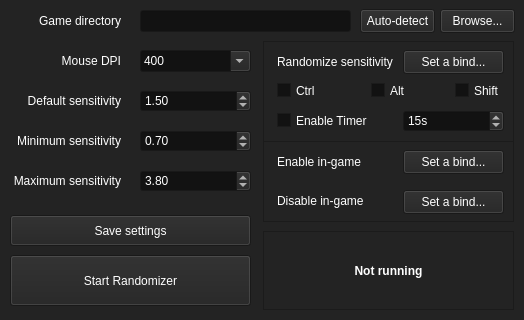
<?xml version="1.0" encoding="UTF-8"?>
<ui version="4.0">
 <class>MainWindow</class>
 <widget class="QMainWindow" name="MainWindow">
  <property name="enabled">
   <bool>true</bool>
  </property>
  <property name="geometry">
   <rect>
    <x>0</x>
    <y>0</y>
    <width>524</width>
    <height>320</height>
   </rect>
  </property>
  <property name="sizePolicy">
   <sizepolicy hsizetype="Fixed" vsizetype="Fixed">
    <horstretch>0</horstretch>
    <verstretch>0</verstretch>
   </sizepolicy>
  </property>
  <property name="minimumSize">
   <size>
    <width>524</width>
    <height>320</height>
   </size>
  </property>
  <property name="maximumSize">
   <size>
    <width>524</width>
    <height>320</height>
   </size>
  </property>
  <property name="palette">
   <palette>
    <active>
     <colorrole role="WindowText">
      <brush brushstyle="SolidPattern">
       <color alpha="255">
        <red>255</red>
        <green>255</green>
        <blue>255</blue>
       </color>
      </brush>
     </colorrole>
     <colorrole role="Button">
      <brush brushstyle="SolidPattern">
       <color alpha="255">
        <red>35</red>
        <green>35</green>
        <blue>35</blue>
       </color>
      </brush>
     </colorrole>
     <colorrole role="Light">
      <brush brushstyle="SolidPattern">
       <color alpha="255">
        <red>52</red>
        <green>52</green>
        <blue>52</blue>
       </color>
      </brush>
     </colorrole>
     <colorrole role="Midlight">
      <brush brushstyle="SolidPattern">
       <color alpha="255">
        <red>43</red>
        <green>43</green>
        <blue>43</blue>
       </color>
      </brush>
     </colorrole>
     <colorrole role="Dark">
      <brush brushstyle="SolidPattern">
       <color alpha="255">
        <red>12</red>
        <green>12</green>
        <blue>12</blue>
       </color>
      </brush>
     </colorrole>
     <colorrole role="Mid">
      <brush brushstyle="SolidPattern">
       <color alpha="255">
        <red>33</red>
        <green>33</green>
        <blue>33</blue>
       </color>
      </brush>
     </colorrole>
     <colorrole role="Text">
      <brush brushstyle="SolidPattern">
       <color alpha="255">
        <red>255</red>
        <green>255</green>
        <blue>255</blue>
       </color>
      </brush>
     </colorrole>
     <colorrole role="BrightText">
      <brush brushstyle="SolidPattern">
       <color alpha="255">
        <red>255</red>
        <green>255</green>
        <blue>255</blue>
       </color>
      </brush>
     </colorrole>
     <colorrole role="ButtonText">
      <brush brushstyle="SolidPattern">
       <color alpha="255">
        <red>255</red>
        <green>255</green>
        <blue>255</blue>
       </color>
      </brush>
     </colorrole>
     <colorrole role="Base">
      <brush brushstyle="SolidPattern">
       <color alpha="255">
        <red>18</red>
        <green>18</green>
        <blue>18</blue>
       </color>
      </brush>
     </colorrole>
     <colorrole role="Window">
      <brush brushstyle="SolidPattern">
       <color alpha="255">
        <red>35</red>
        <green>35</green>
        <blue>35</blue>
       </color>
      </brush>
     </colorrole>
     <colorrole role="Shadow">
      <brush brushstyle="SolidPattern">
       <color alpha="255">
        <red>16</red>
        <green>16</green>
        <blue>16</blue>
       </color>
      </brush>
     </colorrole>
     <colorrole role="AlternateBase">
      <brush brushstyle="SolidPattern">
       <color alpha="255">
        <red>20</red>
        <green>20</green>
        <blue>20</blue>
       </color>
      </brush>
     </colorrole>
     <colorrole role="ToolTipBase">
      <brush brushstyle="SolidPattern">
       <color alpha="255">
        <red>255</red>
        <green>255</green>
        <blue>220</blue>
       </color>
      </brush>
     </colorrole>
     <colorrole role="ToolTipText">
      <brush brushstyle="SolidPattern">
       <color alpha="255">
        <red>0</red>
        <green>0</green>
        <blue>0</blue>
       </color>
      </brush>
     </colorrole>
     <colorrole role="PlaceholderText">
      <brush brushstyle="SolidPattern">
       <color alpha="127">
        <red>255</red>
        <green>255</green>
        <blue>255</blue>
       </color>
      </brush>
     </colorrole>
    </active>
    <inactive>
     <colorrole role="WindowText">
      <brush brushstyle="SolidPattern">
       <color alpha="255">
        <red>255</red>
        <green>255</green>
        <blue>255</blue>
       </color>
      </brush>
     </colorrole>
     <colorrole role="Button">
      <brush brushstyle="SolidPattern">
       <color alpha="255">
        <red>35</red>
        <green>35</green>
        <blue>35</blue>
       </color>
      </brush>
     </colorrole>
     <colorrole role="Light">
      <brush brushstyle="SolidPattern">
       <color alpha="255">
        <red>52</red>
        <green>52</green>
        <blue>52</blue>
       </color>
      </brush>
     </colorrole>
     <colorrole role="Midlight">
      <brush brushstyle="SolidPattern">
       <color alpha="255">
        <red>43</red>
        <green>43</green>
        <blue>43</blue>
       </color>
      </brush>
     </colorrole>
     <colorrole role="Dark">
      <brush brushstyle="SolidPattern">
       <color alpha="255">
        <red>12</red>
        <green>12</green>
        <blue>12</blue>
       </color>
      </brush>
     </colorrole>
     <colorrole role="Mid">
      <brush brushstyle="SolidPattern">
       <color alpha="255">
        <red>33</red>
        <green>33</green>
        <blue>33</blue>
       </color>
      </brush>
     </colorrole>
     <colorrole role="Text">
      <brush brushstyle="SolidPattern">
       <color alpha="255">
        <red>255</red>
        <green>255</green>
        <blue>255</blue>
       </color>
      </brush>
     </colorrole>
     <colorrole role="BrightText">
      <brush brushstyle="SolidPattern">
       <color alpha="255">
        <red>255</red>
        <green>255</green>
        <blue>255</blue>
       </color>
      </brush>
     </colorrole>
     <colorrole role="ButtonText">
      <brush brushstyle="SolidPattern">
       <color alpha="255">
        <red>255</red>
        <green>255</green>
        <blue>255</blue>
       </color>
      </brush>
     </colorrole>
     <colorrole role="Base">
      <brush brushstyle="SolidPattern">
       <color alpha="255">
        <red>18</red>
        <green>18</green>
        <blue>18</blue>
       </color>
      </brush>
     </colorrole>
     <colorrole role="Window">
      <brush brushstyle="SolidPattern">
       <color alpha="255">
        <red>35</red>
        <green>35</green>
        <blue>35</blue>
       </color>
      </brush>
     </colorrole>
     <colorrole role="Shadow">
      <brush brushstyle="SolidPattern">
       <color alpha="255">
        <red>16</red>
        <green>16</green>
        <blue>16</blue>
       </color>
      </brush>
     </colorrole>
     <colorrole role="AlternateBase">
      <brush brushstyle="SolidPattern">
       <color alpha="255">
        <red>20</red>
        <green>20</green>
        <blue>20</blue>
       </color>
      </brush>
     </colorrole>
     <colorrole role="ToolTipBase">
      <brush brushstyle="SolidPattern">
       <color alpha="255">
        <red>255</red>
        <green>255</green>
        <blue>220</blue>
       </color>
      </brush>
     </colorrole>
     <colorrole role="ToolTipText">
      <brush brushstyle="SolidPattern">
       <color alpha="255">
        <red>0</red>
        <green>0</green>
        <blue>0</blue>
       </color>
      </brush>
     </colorrole>
     <colorrole role="PlaceholderText">
      <brush brushstyle="SolidPattern">
       <color alpha="127">
        <red>255</red>
        <green>255</green>
        <blue>255</blue>
       </color>
      </brush>
     </colorrole>
    </inactive>
    <disabled>
     <colorrole role="WindowText">
      <brush brushstyle="SolidPattern">
       <color alpha="255">
        <red>194</red>
        <green>194</green>
        <blue>194</blue>
       </color>
      </brush>
     </colorrole>
     <colorrole role="Button">
      <brush brushstyle="SolidPattern">
       <color alpha="255">
        <red>44</red>
        <green>44</green>
        <blue>44</blue>
       </color>
      </brush>
     </colorrole>
     <colorrole role="Light">
      <brush brushstyle="SolidPattern">
       <color alpha="255">
        <red>52</red>
        <green>52</green>
        <blue>52</blue>
       </color>
      </brush>
     </colorrole>
     <colorrole role="Midlight">
      <brush brushstyle="SolidPattern">
       <color alpha="255">
        <red>43</red>
        <green>43</green>
        <blue>43</blue>
       </color>
      </brush>
     </colorrole>
     <colorrole role="Dark">
      <brush brushstyle="SolidPattern">
       <color alpha="255">
        <red>12</red>
        <green>12</green>
        <blue>12</blue>
       </color>
      </brush>
     </colorrole>
     <colorrole role="Mid">
      <brush brushstyle="SolidPattern">
       <color alpha="255">
        <red>33</red>
        <green>33</green>
        <blue>33</blue>
       </color>
      </brush>
     </colorrole>
     <colorrole role="Text">
      <brush brushstyle="SolidPattern">
       <color alpha="255">
        <red>194</red>
        <green>194</green>
        <blue>194</blue>
       </color>
      </brush>
     </colorrole>
     <colorrole role="BrightText">
      <brush brushstyle="SolidPattern">
       <color alpha="255">
        <red>255</red>
        <green>255</green>
        <blue>255</blue>
       </color>
      </brush>
     </colorrole>
     <colorrole role="ButtonText">
      <brush brushstyle="SolidPattern">
       <color alpha="255">
        <red>194</red>
        <green>194</green>
        <blue>194</blue>
       </color>
      </brush>
     </colorrole>
     <colorrole role="Base">
      <brush brushstyle="SolidPattern">
       <color alpha="255">
        <red>35</red>
        <green>35</green>
        <blue>35</blue>
       </color>
      </brush>
     </colorrole>
     <colorrole role="Window">
      <brush brushstyle="SolidPattern">
       <color alpha="255">
        <red>35</red>
        <green>35</green>
        <blue>35</blue>
       </color>
      </brush>
     </colorrole>
     <colorrole role="Shadow">
      <brush brushstyle="SolidPattern">
       <color alpha="255">
        <red>16</red>
        <green>16</green>
        <blue>16</blue>
       </color>
      </brush>
     </colorrole>
     <colorrole role="AlternateBase">
      <brush brushstyle="SolidPattern">
       <color alpha="255">
        <red>20</red>
        <green>20</green>
        <blue>20</blue>
       </color>
      </brush>
     </colorrole>
     <colorrole role="ToolTipBase">
      <brush brushstyle="SolidPattern">
       <color alpha="255">
        <red>255</red>
        <green>255</green>
        <blue>220</blue>
       </color>
      </brush>
     </colorrole>
     <colorrole role="ToolTipText">
      <brush brushstyle="SolidPattern">
       <color alpha="255">
        <red>0</red>
        <green>0</green>
        <blue>0</blue>
       </color>
      </brush>
     </colorrole>
     <colorrole role="PlaceholderText">
      <brush brushstyle="SolidPattern">
       <color alpha="127">
        <red>17</red>
        <green>17</green>
        <blue>17</blue>
       </color>
      </brush>
     </colorrole>
    </disabled>
   </palette>
  </property>
  <property name="acceptDrops">
   <bool>false</bool>
  </property>
  <property name="windowTitle">
   <string>Apex Sensitivity Randomizer</string>
  </property>
  <property name="windowIcon">
   <iconset>
    <normaloff>../randoicon.ico</normaloff>../randoicon.ico</iconset>
  </property>
  <property name="autoFillBackground">
   <bool>false</bool>
  </property>
  <property name="locale">
   <locale language="English" country="UnitedStates"/>
  </property>
  <property name="tabShape">
   <enum>QTabWidget::Rounded</enum>
  </property>
  <widget class="QWidget" name="centralwidget">
   <property name="sizePolicy">
    <sizepolicy hsizetype="Fixed" vsizetype="Fixed">
     <horstretch>0</horstretch>
     <verstretch>0</verstretch>
    </sizepolicy>
   </property>
   <property name="focusPolicy">
    <enum>Qt::ClickFocus</enum>
   </property>
   <property name="locale">
    <locale language="English" country="UnitedStates"/>
   </property>
   <widget class="QLineEdit" name="gameDirectoryField">
    <property name="geometry">
     <rect>
      <x>140</x>
      <y>10</y>
      <width>211</width>
      <height>22</height>
     </rect>
    </property>
    <property name="focusPolicy">
     <enum>Qt::StrongFocus</enum>
    </property>
   </widget>
   <widget class="QComboBox" name="dpiSelector">
    <property name="geometry">
     <rect>
      <x>140</x>
      <y>50</y>
      <width>111</width>
      <height>22</height>
     </rect>
    </property>
    <property name="focusPolicy">
     <enum>Qt::StrongFocus</enum>
    </property>
    <property name="acceptDrops">
     <bool>false</bool>
    </property>
    <property name="autoFillBackground">
     <bool>false</bool>
    </property>
    <property name="inputMethodHints">
     <set>Qt::ImhDigitsOnly</set>
    </property>
    <property name="editable">
     <bool>true</bool>
    </property>
    <property name="currentText">
     <string>400</string>
    </property>
    <property name="maxCount">
     <number>32000</number>
    </property>
    <property name="placeholderText">
     <string notr="true"/>
    </property>
    <property name="frame">
     <bool>true</bool>
    </property>
    <item>
     <property name="text">
      <string>400</string>
     </property>
    </item>
    <item>
     <property name="text">
      <string>800</string>
     </property>
    </item>
    <item>
     <property name="text">
      <string>1600</string>
     </property>
    </item>
    <item>
     <property name="text">
      <string>3200</string>
     </property>
    </item>
   </widget>
   <widget class="QLabel" name="label">
    <property name="geometry">
     <rect>
      <x>30</x>
      <y>10</y>
      <width>91</width>
      <height>21</height>
     </rect>
    </property>
    <property name="text">
     <string>Game directory</string>
    </property>
    <property name="alignment">
     <set>Qt::AlignRight|Qt::AlignTrailing|Qt::AlignVCenter</set>
    </property>
   </widget>
   <widget class="QDoubleSpinBox" name="defaultSensSpinbox">
    <property name="geometry">
     <rect>
      <x>140</x>
      <y>90</y>
      <width>111</width>
      <height>22</height>
     </rect>
    </property>
    <property name="focusPolicy">
     <enum>Qt::StrongFocus</enum>
    </property>
    <property name="singleStep">
     <double>0.050000000000000</double>
    </property>
    <property name="value">
     <double>1.500000000000000</double>
    </property>
   </widget>
   <widget class="QDoubleSpinBox" name="minSensSpinbox">
    <property name="geometry">
     <rect>
      <x>140</x>
      <y>130</y>
      <width>111</width>
      <height>22</height>
     </rect>
    </property>
    <property name="focusPolicy">
     <enum>Qt::StrongFocus</enum>
    </property>
    <property name="buttonSymbols">
     <enum>QAbstractSpinBox::UpDownArrows</enum>
    </property>
    <property name="minimum">
     <double>0.010000000000000</double>
    </property>
    <property name="singleStep">
     <double>0.050000000000000</double>
    </property>
    <property name="value">
     <double>0.700000000000000</double>
    </property>
   </widget>
   <widget class="QDoubleSpinBox" name="maxSensSpinbox">
    <property name="geometry">
     <rect>
      <x>140</x>
      <y>170</y>
      <width>111</width>
      <height>22</height>
     </rect>
    </property>
    <property name="focusPolicy">
     <enum>Qt::StrongFocus</enum>
    </property>
    <property name="minimum">
     <double>0.020000000000000</double>
    </property>
    <property name="singleStep">
     <double>0.050000000000000</double>
    </property>
    <property name="value">
     <double>3.800000000000000</double>
    </property>
   </widget>
   <widget class="QLabel" name="label_2">
    <property name="geometry">
     <rect>
      <x>30</x>
      <y>50</y>
      <width>91</width>
      <height>21</height>
     </rect>
    </property>
    <property name="font">
     <font>
      <bold>false</bold>
     </font>
    </property>
    <property name="layoutDirection">
     <enum>Qt::LeftToRight</enum>
    </property>
    <property name="locale">
     <locale language="English" country="UnitedStates"/>
    </property>
    <property name="text">
     <string>Mouse DPI</string>
    </property>
    <property name="alignment">
     <set>Qt::AlignRight|Qt::AlignTrailing|Qt::AlignVCenter</set>
    </property>
   </widget>
   <widget class="QLabel" name="label_3">
    <property name="geometry">
     <rect>
      <x>20</x>
      <y>90</y>
      <width>101</width>
      <height>21</height>
     </rect>
    </property>
    <property name="font">
     <font>
      <bold>false</bold>
     </font>
    </property>
    <property name="layoutDirection">
     <enum>Qt::LeftToRight</enum>
    </property>
    <property name="locale">
     <locale language="English" country="UnitedStates"/>
    </property>
    <property name="text">
     <string>Default sensitivity</string>
    </property>
    <property name="alignment">
     <set>Qt::AlignRight|Qt::AlignTrailing|Qt::AlignVCenter</set>
    </property>
   </widget>
   <widget class="QLabel" name="label_4">
    <property name="geometry">
     <rect>
      <x>10</x>
      <y>130</y>
      <width>111</width>
      <height>21</height>
     </rect>
    </property>
    <property name="font">
     <font>
      <bold>false</bold>
     </font>
    </property>
    <property name="layoutDirection">
     <enum>Qt::LeftToRight</enum>
    </property>
    <property name="locale">
     <locale language="English" country="UnitedStates"/>
    </property>
    <property name="text">
     <string>Minimum sensitivity</string>
    </property>
    <property name="alignment">
     <set>Qt::AlignRight|Qt::AlignTrailing|Qt::AlignVCenter</set>
    </property>
   </widget>
   <widget class="QLabel" name="label_5">
    <property name="geometry">
     <rect>
      <x>10</x>
      <y>170</y>
      <width>111</width>
      <height>21</height>
     </rect>
    </property>
    <property name="font">
     <font>
      <bold>false</bold>
     </font>
    </property>
    <property name="layoutDirection">
     <enum>Qt::LeftToRight</enum>
    </property>
    <property name="locale">
     <locale language="English" country="UnitedStates"/>
    </property>
    <property name="text">
     <string>Maximum sensitivity</string>
    </property>
    <property name="alignment">
     <set>Qt::AlignRight|Qt::AlignTrailing|Qt::AlignVCenter</set>
    </property>
   </widget>
   <widget class="QPushButton" name="startRandomizerButton">
    <property name="geometry">
     <rect>
      <x>10</x>
      <y>255</y>
      <width>241</width>
      <height>51</height>
     </rect>
    </property>
    <property name="focusPolicy">
     <enum>Qt::StrongFocus</enum>
    </property>
    <property name="acceptDrops">
     <bool>false</bool>
    </property>
    <property name="styleSheet">
     <string notr="true"/>
    </property>
    <property name="text">
     <string>Start Randomizer</string>
    </property>
    <property name="autoDefault">
     <bool>false</bool>
    </property>
    <property name="default">
     <bool>false</bool>
    </property>
    <property name="flat">
     <bool>false</bool>
    </property>
   </widget>
   <widget class="QPushButton" name="saveSettingsButton">
    <property name="geometry">
     <rect>
      <x>10</x>
      <y>215</y>
      <width>241</width>
      <height>31</height>
     </rect>
    </property>
    <property name="focusPolicy">
     <enum>Qt::StrongFocus</enum>
    </property>
    <property name="text">
     <string>Save settings</string>
    </property>
   </widget>
   <widget class="QPushButton" name="autoDetectButton">
    <property name="geometry">
     <rect>
      <x>360</x>
      <y>9</y>
      <width>75</width>
      <height>24</height>
     </rect>
    </property>
    <property name="text">
     <string>Auto-detect</string>
    </property>
   </widget>
   <widget class="QPushButton" name="browseButton">
    <property name="geometry">
     <rect>
      <x>440</x>
      <y>9</y>
      <width>75</width>
      <height>24</height>
     </rect>
    </property>
    <property name="text">
     <string>Browse...</string>
    </property>
   </widget>
   <widget class="QFrame" name="frame">
    <property name="enabled">
     <bool>true</bool>
    </property>
    <property name="geometry">
     <rect>
      <x>263</x>
      <y>41</y>
      <width>251</width>
      <height>101</height>
     </rect>
    </property>
    <property name="frameShape">
     <enum>QFrame::StyledPanel</enum>
    </property>
    <property name="frameShadow">
     <enum>QFrame::Plain</enum>
    </property>
    <widget class="QSpinBox" name="timeSpinbox">
     <property name="geometry">
      <rect>
       <x>140</x>
       <y>69</y>
       <width>101</width>
       <height>22</height>
      </rect>
     </property>
     <property name="focusPolicy">
      <enum>Qt::StrongFocus</enum>
     </property>
     <property name="suffix">
      <string>s</string>
     </property>
     <property name="minimum">
      <number>1</number>
     </property>
     <property name="maximum">
      <number>9999</number>
     </property>
     <property name="value">
      <number>15</number>
     </property>
    </widget>
    <widget class="QCheckBox" name="timerCheckbox">
     <property name="geometry">
      <rect>
       <x>14</x>
       <y>69</y>
       <width>101</width>
       <height>21</height>
      </rect>
     </property>
     <property name="font">
      <font>
       <kerning>true</kerning>
      </font>
     </property>
     <property name="text">
      <string>Enable Timer</string>
     </property>
     <property name="tristate">
      <bool>false</bool>
     </property>
    </widget>
    <widget class="QLabel" name="label_6">
     <property name="geometry">
      <rect>
       <x>14</x>
       <y>0</y>
       <width>131</width>
       <height>41</height>
      </rect>
     </property>
     <property name="text">
      <string>Randomize sensitivity</string>
     </property>
     <property name="alignment">
      <set>Qt::AlignLeading|Qt::AlignLeft|Qt::AlignVCenter</set>
     </property>
     <property name="margin">
      <number>0</number>
     </property>
    </widget>
    <widget class="QPushButton" name="randomizeBindButton">
     <property name="enabled">
      <bool>true</bool>
     </property>
     <property name="geometry">
      <rect>
       <x>140</x>
       <y>9</y>
       <width>101</width>
       <height>24</height>
      </rect>
     </property>
     <property name="focusPolicy">
      <enum>Qt::ClickFocus</enum>
     </property>
     <property name="text">
      <string>Set a bind...</string>
     </property>
     <property name="checkable">
      <bool>true</bool>
     </property>
     <property name="autoDefault">
      <bool>false</bool>
     </property>
     <property name="default">
      <bool>false</bool>
     </property>
     <property name="flat">
      <bool>false</bool>
     </property>
    </widget>
    <widget class="QCheckBox" name="ctrlCheck">
     <property name="geometry">
      <rect>
       <x>14</x>
       <y>39</y>
       <width>61</width>
       <height>21</height>
      </rect>
     </property>
     <property name="font">
      <font>
       <kerning>true</kerning>
      </font>
     </property>
     <property name="text">
      <string>Ctrl</string>
     </property>
     <property name="tristate">
      <bool>false</bool>
     </property>
    </widget>
    <widget class="QCheckBox" name="shiftCheck">
     <property name="geometry">
      <rect>
       <x>192</x>
       <y>39</y>
       <width>51</width>
       <height>21</height>
      </rect>
     </property>
     <property name="font">
      <font>
       <kerning>true</kerning>
      </font>
     </property>
     <property name="layoutDirection">
      <enum>Qt::LeftToRight</enum>
     </property>
     <property name="text">
      <string>Shift</string>
     </property>
     <property name="tristate">
      <bool>false</bool>
     </property>
    </widget>
    <widget class="QCheckBox" name="altCheck">
     <property name="geometry">
      <rect>
       <x>108</x>
       <y>39</y>
       <width>61</width>
       <height>21</height>
      </rect>
     </property>
     <property name="font">
      <font>
       <kerning>true</kerning>
      </font>
     </property>
     <property name="text">
      <string>Alt</string>
     </property>
     <property name="tristate">
      <bool>false</bool>
     </property>
    </widget>
   </widget>
   <widget class="QFrame" name="frame_2">
    <property name="enabled">
     <bool>true</bool>
    </property>
    <property name="geometry">
     <rect>
      <x>263</x>
      <y>141</y>
      <width>251</width>
      <height>81</height>
     </rect>
    </property>
    <property name="frameShape">
     <enum>QFrame::StyledPanel</enum>
    </property>
    <property name="frameShadow">
     <enum>QFrame::Plain</enum>
    </property>
    <widget class="QLabel" name="label_8">
     <property name="geometry">
      <rect>
       <x>14</x>
       <y>0</y>
       <width>131</width>
       <height>41</height>
      </rect>
     </property>
     <property name="text">
      <string>Enable in-game</string>
     </property>
     <property name="alignment">
      <set>Qt::AlignLeading|Qt::AlignLeft|Qt::AlignVCenter</set>
     </property>
     <property name="margin">
      <number>0</number>
     </property>
    </widget>
    <widget class="QLabel" name="label_9">
     <property name="geometry">
      <rect>
       <x>14</x>
       <y>39</y>
       <width>131</width>
       <height>41</height>
      </rect>
     </property>
     <property name="text">
      <string>Disable in-game</string>
     </property>
     <property name="alignment">
      <set>Qt::AlignLeading|Qt::AlignLeft|Qt::AlignVCenter</set>
     </property>
     <property name="margin">
      <number>0</number>
     </property>
    </widget>
    <widget class="QPushButton" name="enableBindButton">
     <property name="enabled">
      <bool>true</bool>
     </property>
     <property name="geometry">
      <rect>
       <x>140</x>
       <y>9</y>
       <width>101</width>
       <height>24</height>
      </rect>
     </property>
     <property name="focusPolicy">
      <enum>Qt::ClickFocus</enum>
     </property>
     <property name="text">
      <string>Set a bind...</string>
     </property>
     <property name="checkable">
      <bool>true</bool>
     </property>
    </widget>
    <widget class="QPushButton" name="disableBindButton">
     <property name="enabled">
      <bool>true</bool>
     </property>
     <property name="geometry">
      <rect>
       <x>140</x>
       <y>49</y>
       <width>101</width>
       <height>24</height>
      </rect>
     </property>
     <property name="focusPolicy">
      <enum>Qt::ClickFocus</enum>
     </property>
     <property name="text">
      <string>Set a bind...</string>
     </property>
     <property name="checkable">
      <bool>true</bool>
     </property>
    </widget>
   </widget>
   <widget class="QFrame" name="frame_3">
    <property name="enabled">
     <bool>true</bool>
    </property>
    <property name="geometry">
     <rect>
      <x>263</x>
      <y>231</y>
      <width>251</width>
      <height>79</height>
     </rect>
    </property>
    <property name="frameShape">
     <enum>QFrame::StyledPanel</enum>
    </property>
    <property name="frameShadow">
     <enum>QFrame::Plain</enum>
    </property>
    <widget class="QLabel" name="outputLabel">
     <property name="enabled">
      <bool>true</bool>
     </property>
     <property name="geometry">
      <rect>
       <x>0</x>
       <y>0</y>
       <width>251</width>
       <height>79</height>
      </rect>
     </property>
     <property name="font">
      <font>
       <family>Segoe UI</family>
       <pointsize>9</pointsize>
       <italic>false</italic>
       <bold>true</bold>
       <underline>false</underline>
      </font>
     </property>
     <property name="layoutDirection">
      <enum>Qt::LeftToRight</enum>
     </property>
     <property name="text">
      <string>Not running</string>
     </property>
     <property name="alignment">
      <set>Qt::AlignCenter</set>
     </property>
    </widget>
   </widget>
  </widget>
 </widget>
 <resources/>
 <connections/>
</ui>
